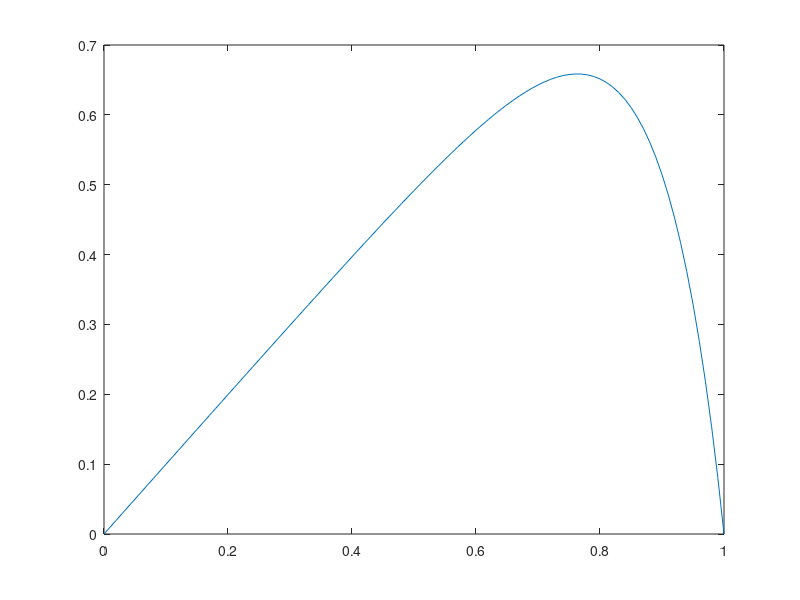

Source code (MATLAB):
%% 1

clc
clear
close all



a = 0;
b = 1;


BC = [0 0];


mu = 0.001;
f = @(x) -ones(length(x),1);

intervalli = 80;

h = (b-a)/intervalli;

d = mu/h^2 * (2) + 1/h;

d1 = mu/h^2 * (-1);

d_1 = mu/h^2 * (-1) + 1/h * (-1);

uni = ones(intervalli-1, 1)

A = spdiags(uni*[d, d1, d_1], [0 1 -1], intervalli-1, intervalli-1)

x = (a:h:b)';
b = f(x(2:end-1));

% non metto dirichlet perché è omogeneo

u = [BC(1); A\b; BC(2)];
min(u)



%% 2
clc
clear
close all

intervalli = 1000;

mu = 6;

f = @(x) cos(sin(x));

BC = [1/2 1/3];

a = 0;
b = pi;

h = (b-a)/intervalli;

d = mu/h^2 * 2;

d1 = mu/h^2 * (-1);


uni = ones(intervalli-1, 1);

A = spdiags(uni * [d, d1, d1], [0 1 -1], intervalli-1, intervalli-1);


x = (a:h:b)';
b = f(x(2:end-1));

b(1) = b(1) + mu/h^2 * BC(1);

b(end) = b(end) + mu/h^2 * BC(2);

u = [BC(1); A\b; BC(2)];

max(u)


%% 3

clc
clear
close all

f = @(x) log(3.*x.^2 + 2);

mu = 5;

BC = [0 0];

a = 0;
b = 1;
intervalli = 100;
h = (b-a)/intervalli;

d = mu/h^2 * (2);

d1 = mu/h^2 * (-1);

uni = ones(intervalli-1,1);

A = spdiags(uni *[d, d1, d1], [0 1 -1], intervalli-1, intervalli-1);

x = (a:h:b)';

b = f(x(2:end-1));


u = [BC(1); A\b; BC(2)];

max(u)

%% 4

clc
clear
close all

f = @(x) cos(x);

a = 0;
b = 2*pi;
intervalli = 10;
mu = -1;
h = (b-a)/intervalli;

% neumann a destra
BC = [-1 0];

% intervalli - 1 perché scrivo la roba di neumann extra "a mano"
uni = ones(intervalli-1, 1);

% aggiungo un altro elemento alla diagonale a dx per neumann, ma diviso 2
d = [mu/h^2 * (2) * uni; mu/h^2 * (1)];

% la diagonale è simmetrica, quindi d1 = d_1;
% aggiungo un 1 in più sempre per neumann
d1 = mu/h^2 * (-1) * [uni; 1];

A = spdiags([d, d1, d1], [0 1 -1], intervalli, intervalli);

x = (a:h:b)';

% da 2 a end perché non conosco end, quindi devo calcolarlo
b = f(x(2:end));

% dirichlet non omogeneo
b(1) = b(1) + mu/h^2 * BC(1);

% essendo BC(2) = 0 non importa, ma il meno è necessario perché nel testo
% dell'esercizio ci da u' = 0, mentre dovrebbe essere -u' = 0 per il caso
% "standard"
b(end) = b(end)/2 + BC(2)/h * (-1);

u = [BC(1); A\b];

plot(x, u)

u(find(x==pi))


%% extra

clc
clear
close all

f = @(x) sin(x);

a = 0;
b = 2*pi;
intervalli = 10;
mu = -1;
h = (b-a)/intervalli;

% neumann a destra
BC = [0 -1];

% intervalli - 1 perché scrivo la roba di neumann extra "a mano"
uni = ones(intervalli-1, 1);

% aggiungo un altro elemento alla diagonale a dx per neumann, ma diviso 2
d = [mu/h^2 * (2) * uni; mu/h^2 * (1)];

% la diagonale è simmetrica, quindi d1 = d_1;
% aggiungo un 1 in più sempre per neumann
d1 = mu/h^2 * (-1) * [uni; 1];

A = spdiags([d, d1, d1], [0 1 -1], intervalli, intervalli);

x = (a:h:b)';

% da 2 a end perché non conosco end, quindi devo calcolarlo
b = f(x(2:end));

% dirichlet non omogeneo
b(1) = b(1) + mu/h^2 * BC(1);

% essendo BC(2) = 0 non importa, ma il meno è necessario perché nel testo
% dell'esercizio ci da u' = 0, mentre dovrebbe essere -u' = 0 per il caso
% "standard"
b(end) = b(end)/2 + BC(2)/h * (-1);

u = [BC(1); A\b];

plot(x, u)

u(find(x==2*pi))


%% round 2

%% 1

clc
clear
close all

x0 = 0;
xf = 2*pi;

f = @(x) sin(x);
mu = -1;

% bisogna moltiplicare per mu perché psi è mu*u'. Essendo u' = -1, allora
% mu*u' = mu*-1
BC = [0 -1*mu];

intervalli = 10;

h = (xf-x0)/intervalli;

uni = ones(intervalli-1,1);

d = mu/h^2*2.*uni;

d = [d; mu/h^2];

d1 = -mu/h^2.*uni;

A = spdiags([d, [0;d1], [d1;0]], [0 1 -1], intervalli, intervalli);

x = (x0:h:xf)';
b = f(x(2:end));

b(1) = b(1) + mu/h^2*BC(1);
b(end) = b(end) + BC(2)/h;

u = [0; A\b];


u(end)

%% 2
clc
clear
close all

mu = 0.1;

f = @(x) ones(length(x),1);

x0 = 0;
xf = 1;

intervalli = 100;
h = (xf-x0)/intervalli;

uni = ones(intervalli-1, 1);

d = (mu/h^2*2 +1/h).* uni ;
d1 = (-mu/h^2).*uni;
d_1 = (-mu/h^2 - 1/h).*uni;


A = spdiags([d, d1, d_1], [0 1 -1], intervalli-1, intervalli-1);

x = (x0:h:xf)';

b = f(x(2:end-1));

u = [0; A\b; 0];
max(u)
plot(x,u)

%% 3

clc
clear
close all

mu = 3;

f = @(x) exp(sin(x));

BC = [1 2];

a = -2;
b = 2;

intervalli = 1000;
h = (b-a)/intervalli;


uni = ones(intervalli-1,1);

d = 2*uni;
d1 = -1*uni;

A = spdiags(mu/h^2*[d, d1, d1], [0 1 -1], intervalli-1, intervalli-1);

x = (a:h:b)';
b = f(x(2:end-1));

b(1) = b(1) + mu/h^2 * BC(1);
b(end) = b(end) + mu/h^2 * BC(2);

u = [BC(1); A\b; BC(2)];

max(u)


%% 4

clc
clear
close all

mu = 2;

f = @(x) abs(cos(pi.*x));

a = 0;
b = 2;

BC = [0 0];
intervalli = 1000;

h = (b-a)/intervalli;

uni = ones(intervalli-1,1);
d = 2*uni;
d1 = -1*uni;

A = spdiags(mu/h^2.*[d, d1, d1], [0 1 -1], intervalli-1, intervalli-1);

x = (a:h:b)';
b = f(x(2:end-1));

u = [0; A\b; 0];

max(u)















